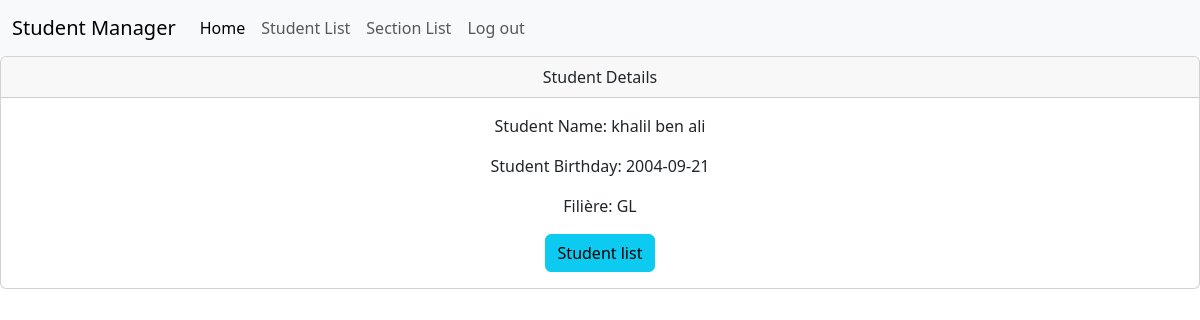
Screenshot of /DetailStudent.php?id=0 with the database file from the repository.
### tables this page shows
CREATE TABLE `students` (
  `student_id` int(11) NOT NULL,
  `student_name` varchar(25) NOT NULL,
  `student_birthday` date NOT NULL,
  `filiere` varchar(25) NOT NULL
);

### DetailStudent.php (the view, shortened to what this page needs)
<?php
if (isset($_GET['id']) && is_numeric($_GET['id'])) {
    $id = intval($_GET['id']);
    $bdd= ConnexionBDStudent::getInstance();
    $stmt = $bdd->prepare("SELECT * FROM students WHERE student_id = :id");
    $stmt->bindParam(':id', $id, PDO::PARAM_INT);
    $stmt->execute();
    $etudiant = $stmt->fetch(PDO::FETCH_ASSOC);
    } else {
    die("ID invalide.");
}
?>
<!DOCTYPE html>
<html lang="en">
<head>
    <link rel="stylesheet" href="node_modules/bootswatch/dist/Lux/bootstrap.css">
</head>
<body>
<nav class="navbar navbar-expand-lg bg-body-tertiary">
        <div class="container-fluid">
          <a class="navbar-brand" href="home.php">Student Manager</a>
          <div class="collapse navbar-collapse" id="navbarNav">
            <ul class="navbar-nav">
              <li class="nav-item">
                <a class="nav-link active" aria-current="page" href="home.php">Home</a>
              </li>
              <li class="nav-item">
                <a class="nav-link" href="Student.php">Student List</a>
              </li>
              <li class="nav-item">
                <a class="nav-link" href="Section.php">Section List</a>
              </li>
              <li class="nav-item">
                <a class="nav-link " href="logout.php">Log out</a>
              </li>
            </ul>
          </div>
        </div>
      </nav>
<div class="card text-center">
  <div class="card-header">
  Student Details
  </div>
  <div class="card-body">
    <p class="card-text">Student Name:</strong> <?= htmlspecialchars($etudiant['student_name']) . "<br>" ?></p>
    <p class="card-text">Student Birthday:</strong> <?= htmlspecialchars($etudiant['student_birthday']) . "<br>" ?></p>
    <p class="card-text">Filière:</strong> <?= htmlspecialchars($etudiant['filiere']) ?></p>
    <a href="Student.php" class="btn btn-info">Student list</a>
  </div>
</div>
</body>
</html>

### rows the page displays
students: student_name "khalil ben ali", student_birthday "2004-09-21", filiere "GL"
